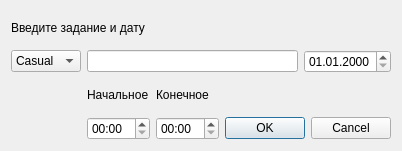
<?xml version="1.0" encoding="UTF-8"?>
<ui version="4.0">
 <class>Dialog</class>
 <widget class="QDialog" name="Dialog">
  <property name="geometry">
   <rect>
    <x>0</x>
    <y>0</y>
    <width>402</width>
    <height>151</height>
   </rect>
  </property>
  <property name="windowTitle">
   <string>Dialog</string>
  </property>
  <layout class="QGridLayout" name="gridLayout">
   <item row="3" column="2">
    <widget class="QTimeEdit" name="timeEdit_2">
     <property name="displayFormat">
      <string>HH:mm</string>
     </property>
    </widget>
   </item>
   <item row="3" column="1">
    <widget class="QTimeEdit" name="timeEdit">
     <property name="displayFormat">
      <string>HH:mm</string>
     </property>
    </widget>
   </item>
   <item row="1" column="1" colspan="3">
    <widget class="QLineEdit" name="lineEdit"/>
   </item>
   <item row="1" column="4">
    <widget class="QDateEdit" name="dateEdit">
     <property name="displayFormat">
      <string>dd.MM.yyyy</string>
     </property>
    </widget>
   </item>
   <item row="3" column="3" colspan="2">
    <widget class="QDialogButtonBox" name="buttonBox">
     <property name="orientation">
      <enum>Qt::Horizontal</enum>
     </property>
     <property name="standardButtons">
      <set>QDialogButtonBox::Cancel|QDialogButtonBox::Ok</set>
     </property>
    </widget>
   </item>
   <item row="1" column="0">
    <widget class="QComboBox" name="comboBox">
     <item>
      <property name="text">
       <string>Casual</string>
      </property>
     </item>
     <item>
      <property name="text">
       <string>Special</string>
      </property>
     </item>
    </widget>
   </item>
   <item row="0" column="0" colspan="5">
    <widget class="QLabel" name="label">
     <property name="text">
      <string>Введите задание и дату</string>
     </property>
    </widget>
   </item>
   <item row="2" column="1">
    <widget class="QLabel" name="label_2">
     <property name="text">
      <string>Начальное</string>
     </property>
    </widget>
   </item>
   <item row="2" column="2">
    <widget class="QLabel" name="label_3">
     <property name="text">
      <string>Конечное</string>
     </property>
    </widget>
   </item>
  </layout>
 </widget>
 <resources/>
 <connections>
  <connection>
   <sender>buttonBox</sender>
   <signal>rejected()</signal>
   <receiver>Dialog</receiver>
   <slot>reject()</slot>
   <hints>
    <hint type="sourcelabel">
     <x>316</x>
     <y>260</y>
    </hint>
    <hint type="destinationlabel">
     <x>286</x>
     <y>274</y>
    </hint>
   </hints>
  </connection>
  <connection>
   <sender>buttonBox</sender>
   <signal>accepted()</signal>
   <receiver>Dialog</receiver>
   <slot>accept()</slot>
   <hints>
    <hint type="sourcelabel">
     <x>248</x>
     <y>254</y>
    </hint>
    <hint type="destinationlabel">
     <x>157</x>
     <y>274</y>
    </hint>
   </hints>
  </connection>
 </connections>
</ui>
